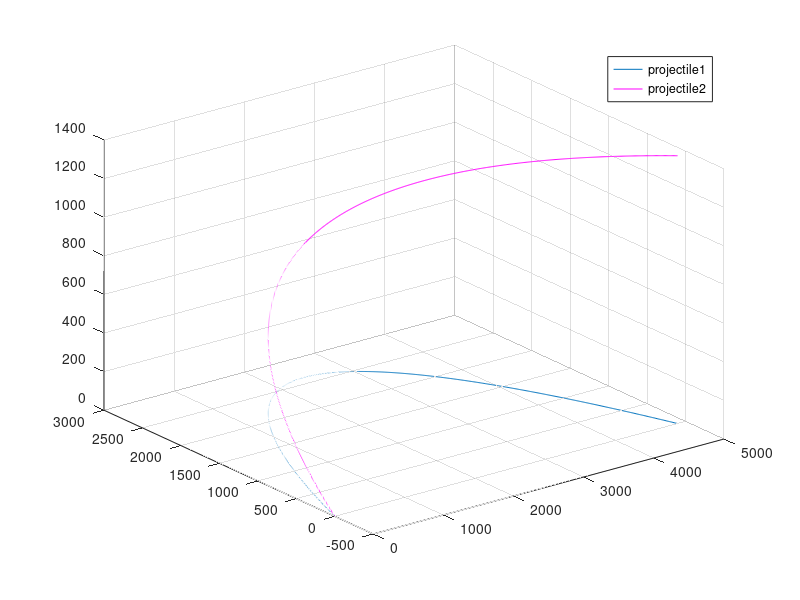

This chart was generated by the following MATLAB code:
clc
clear
close all
u=250;
theta=65;
g=9.8;
v=30;
T=2*u*sind(theta)/g;
t=linspace(0,T,1000);
x=u*cosd(theta).*t;
y=u*sind(theta).*t-((1/2*g*t.^2));
z=zeros(1,1000);
plot3(x,y,z);
zz=v*t;
hold on
plot3(x,y,zz,'-m');
grid on;
hold off
legend('projectile1','projectile2');